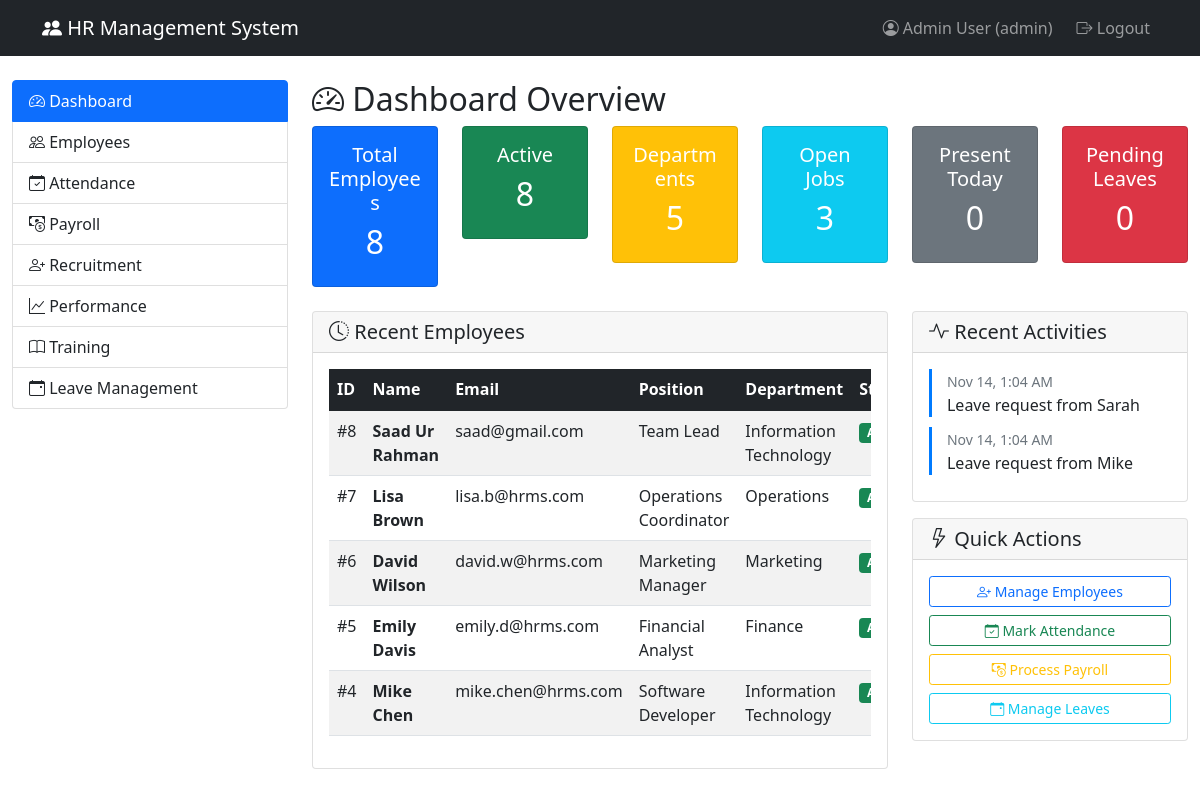
Page /dashboard.php (signed in) on the committed database.
### tables this page shows
CREATE TABLE `employees` (
  `emp_id` int(11) NOT NULL,
  `first_name` varchar(50) NOT NULL,
  `last_name` varchar(50) NOT NULL,
  `email` varchar(100) NOT NULL,
  `phone` varchar(20) DEFAULT NULL,
  `address` text DEFAULT NULL,
  `date_of_birth` date DEFAULT NULL,
  `gender` enum('Male','Female','Other') DEFAULT NULL,
  `hire_date` date NOT NULL,
  `job_title` varchar(100) DEFAULT NULL,
  `dept_id` int(11) DEFAULT NULL,
  `salary` decimal(10,2) DEFAULT NULL,
  `password_hash` varchar(255) NOT NULL,
  `user_role` enum('admin','manager','employee') DEFAULT 'employee',
  `status` enum('active','inactive','on_leave','terminated') DEFAULT 'active',
  `emergency_contact_name` varchar(100) DEFAULT NULL,
  `emergency_contact_phone` varchar(20) DEFAULT NULL,
  `profile_picture` varchar(255) DEFAULT NULL,
  `created_at` timestamp NOT NULL DEFAULT current_timestamp(),
  `updated_at` timestamp NOT NULL DEFAULT current_timestamp() ON UPDATE current_timestamp()
);

CREATE TABLE `departments` (
  `dept_id` int(11) NOT NULL,
  `dept_name` varchar(100) NOT NULL,
  `manager_id` int(11) DEFAULT NULL,
  `location` varchar(100) DEFAULT NULL,
  `description` text DEFAULT NULL,
  `budget` decimal(15,2) DEFAULT NULL,
  `created_at` timestamp NOT NULL DEFAULT current_timestamp(),
  `updated_at` timestamp NOT NULL DEFAULT current_timestamp() ON UPDATE current_timestamp()
);

### dashboard.php (the view, shortened to what this page needs)
<?php
require_once 'includes/config.php';
try {
    $stmt = $pdo->query("SELECT COUNT(*) as total FROM employees");
    $total_employees = $stmt->fetchColumn();
    $stmt = $pdo->query("SELECT COUNT(*) as active FROM employees WHERE status = 'active'");
    $active_employees = $stmt->fetchColumn();
    $stmt = $pdo->query("SELECT COUNT(*) as depts FROM departments");
    $total_departments = $stmt->fetchColumn();
    $stmt = $pdo->query("SELECT COUNT(*) as jobs FROM job_postings WHERE status = 'open'");
    $open_positions = $stmt->fetchColumn();
    $today = date('Y-m-d');
    $stmt = $pdo->prepare("SELECT COUNT(*) as present FROM attendance WHERE date = ? AND status = 'present'");
    $stmt->execute([$today]);
    $today_present = $stmt->fetchColumn();
    $stmt = $pdo->query("SELECT COUNT(*) as pending_leaves FROM leave_requests WHERE status = 'pending'");
    $pending_leaves = $stmt->fetchColumn();
    $stmt = $pdo->query("SELECT e.*, d.dept_name FROM employees e LEFT JOIN departments d ON e.dept_id = d.dept_id ORDER BY e.emp_id DESC LIMIT 5");
    $recent_employees = $stmt->fetchAll(PDO::FETCH_ASSOC);
    $stmt = $pdo->query("
        (SELECT 'leave' as type, CONCAT('Leave request from ', e.first_name) as activity, l.created_at
         FROM leave_requests l
         JOIN employees e ON l.emp_id = e.emp_id
         ORDER BY l.created_at DESC LIMIT 3)
        UNION
        (SELECT 'attendance' as type, CONCAT('Late arrival - ', e.first_name) as activity, a.created_at
         FROM attendance a
         JOIN employees e ON a.emp_id = e.emp_id
         WHERE a.status = 'late'
         ORDER BY a.created_at DESC LIMIT 3)
        ORDER BY created_at DESC LIMIT 5
    ");
    $recent_activities = $stmt->fetchAll(PDO::FETCH_ASSOC);
} catch(PDOException $e) {
    $error = "Error loading dashboard data: " . $e->getMessage();
}
?>
<!DOCTYPE html>
<html lang="en">
<head>
    <link href="https://cdn.jsdelivr.net/npm/bootstrap@5.1.3/dist/css/bootstrap.min.css" rel="stylesheet">
    <link rel="stylesheet" href="https://cdn.jsdelivr.net/npm/bootstrap-icons@1.8.1/font/bootstrap-icons.css">
</head>
<body>
    <nav class="navbar navbar-expand-lg navbar-dark bg-dark">
        <div class="container">
            <a class="navbar-brand" href="dashboard.php">
                <i class="bi bi-people-fill"></i> HR Management System
            </a>
            <div class="navbar-nav ms-auto">
                <span class="navbar-text me-3">
                    <i class="bi bi-person-circle"></i>
                    <?php echo $_SESSION['user_name']; ?> (<?php echo $_SESSION['role']; ?>)
                </span>
                <a class="nav-link" href="logout.php">
                    <i class="bi bi-box-arrow-right"></i> Logout
                </a>
            </div>
        </div>
    </nav>
    <div class="container-fluid mt-4">
        <div class="row">
            <div class="col-md-3">
                <div class="list-group">
                    <a href="dashboard.php" class="list-group-item list-group-item-action active">
                        <i class="bi bi-speedometer2"></i> Dashboard
                    </a>
                    <a href="employees.php" class="list-group-item list-group-item-action">
                        <i class="bi bi-people"></i> Employees
                    </a>
                    <a href="attendance.php" class="list-group-item list-group-item-action">
                        <i class="bi bi-calendar-check"></i> Attendance
                    </a>
                    <a href="payroll.php" class="list-group-item list-group-item-action">
                        <i class="bi bi-cash-coin"></i> Payroll
                    </a>
                    <a href="recruitment.php" class="list-group-item list-group-item-action">
                        <i class="bi bi-person-plus"></i> Recruitment
                    </a>
                    <a href="performance.php" class="list-group-item list-group-item-action">
                        <i class="bi bi-graph-up"></i> Performance
                    </a>
                    <a href="training.php" class="list-group-item list-group-item-action">
                        <i class="bi bi-book"></i> Training
                    </a>
                    <a href="leaves.php" class="list-group-item list-group-item-action">
                        <i class="bi bi-calendar-event"></i> Leave Management
                    </a>
                </div>
            </div>
            <div class="col-md-9">
                <h2><i class="bi bi-speedometer2"></i> Dashboard Overview</h2>
                <div class="row mb-4">
                    <div class="col-md-2">
                        <div class="card text-white bg-primary stat-card">
                            <div class="card-body text-center">
                                <h5>Total Employees</h5>
                                <h2><?php echo $total_employees; ?></h2>
                            </div>
                        </div>
                    </div>
                    <div class="col-md-2">
                        <div class="card text-white bg-success stat-card">
                            <div class="card-body text-center">
                                <h5>Active</h5>
                                <h2><?php echo $active_employees; ?></h2>
                            </div>
                        </div>
                    </div>
                    <div class="col-md-2">
                        <div class="card text-white bg-warning stat-card">
                            <div class="card-body text-center">
                                <h5>Departments</h5>
                                <h2><?php echo $total_departments; ?></h2>
                            </div>
                        </div>
                    </div>
                    <div class="col-md-2">
                        <div class="card text-white bg-info stat-card">
                            <div class="card-body text-center">
                                <h5>Open Jobs</h5>
                                <h2><?php echo $open_positions; ?></h2>
                            </div>
                        </div>
                    </div>
                    <div class="col-md-2">
                        <div class="card text-white bg-secondary stat-card">
                            <div class="card-body text-center">
                                <h5>Present Today</h5>
                                <h2><?php echo $today_present; ?></h2>
                            </div>
                        </div>
                    </div>
                    <div class="col-md-2">
                        <div class="card text-white bg-danger stat-card">
                            <div class="card-body text-center">
                                <h5>Pending Leaves</h5>
                                <h2><?php echo $pending_leaves; ?></h2>
                            </div>
                        </div>
                    </div>
                </div>
                <div class="row">
                    <div class="col-md-8">
                        <div class="card">
                            <div class="card-header">
                                <h5 class="card-title mb-0">
                                    <i class="bi bi-clock-history"></i> Recent Employees
                                </h5>
                            </div>
                            <div class="card-body">
                                <div class="table-responsive">
                                    <table class="table table-striped table-hover">
                                        <thead class="table-dark">
                                            <tr>
                                                <th>ID</th>
                                                <th>Name</th>
                                                <th>Email</th>
                                                <th>Position</th>
                                                <th>Department</th>
                                                <th>Status</th>
                                            </tr>
                                        </thead>
                                        <tbody>
                                            <?php foreach($recent_employees as $employee): ?>
                                            <tr>
                                                <td>#<?php echo $employee['emp_id']; ?></td>
                                                <td>
                                                    <strong><?php echo $employee['first_name'] . ' ' . $employee['last_name']; ?></strong>
                                                </td>
                                                <td><?php echo $employee['email']; ?></td>
                                                <td><?php echo $employee['job_title']; ?></td>
                                                <td><?php echo $employee['dept_name']; ?></td>
                                                <td>
                                                    <span class="badge bg-<?php
                                                        echo $employee['status'] == 'active' ? 'success' :
                                                            ($employee['status'] == 'on_leave' ? 'warning' : 'secondary');
                                                    ?>">
                                                    </span>
                                                </td>
                                            </tr>
                                            <?php endforeach; ?>
                                        </tbody>
                                    </table>
                                </div>
                            </div>
                        </div>
                    </div>
                    <div class="col-md-4">
                        <div class="card">
                            <div class="card-header">
                                <h5 class="card-title mb-0">
                                    <i class="bi bi-activity"></i> Recent Activities
                                </h5>
                            </div>
                            <div class="card-body">
                                <?php if(!empty($recent_activities)): ?>
                                    <?php foreach($recent_activities as $activity): ?>
                                    <div class="activity-item">
                                        <small class="text-muted">
                                            <?php echo date('M j, g:i A', strtotime($activity['created_at'])); ?>
                                        </small>
                                        <p class="mb-1"><?php echo $activity['activity']; ?></p>
                                    </div>
                                    <?php endforeach; ?>
                                <?php else: ?>
                                    <p class="text-muted">No recent activities</p>
                                <?php endif; ?>
                            </div>
                        </div>
                        <div class="card mt-3">
                            <div class="card-header">
                                <h5 class="card-title mb-0">
                                    <i class="bi bi-lightning"></i> Quick Actions
                                </h5>
                            </div>
                            <div class="card-body">
                                <div class="d-grid gap-2">
                                    <a href="employees.php" class="btn btn-outline-primary btn-sm">
                                        <i class="bi bi-person-plus"></i> Manage Employees
                                    </a>
                                    <a href="attendance.php" class="btn btn-outline-success btn-sm">
                                        <i class="bi bi-calendar-check"></i> Mark Attendance
                                    </a>
                                    <a href="payroll.php" class="btn btn-outline-warning btn-sm">
                                        <i class="bi bi-cash-coin"></i> Process Payroll
                                    </a>
                                    <a href="leaves.php" class="btn btn-outline-info btn-sm">
                                        <i class="bi bi-calendar-event"></i> Manage Leaves
                                    </a>
                                </div>
                            </div>
                        </div>
                    </div>
                </div>
            </div>
        </div>
    </div>
</body>
</html>

### dashboard.php (style rules this page uses)
.stat-card { transition: transform 0.3s; }
.activity-item { border-left: 3px solid #007bff; padding-left: 15px; margin-bottom: 10px; }

### rows in the picture
employees: emp_id "8", first_name "Saad", last_name "Ur Rahman", email "saad@gmail.com", job_title "Team Lead", dept.dept_name "Information Technology"
employees: emp_id "7", first_name "Lisa", last_name "Brown", email "lisa.b@hrms.com", job_title "Operations Coordinator", dept.dept_name "Operations"
employees: emp_id "6", first_name "David", last_name "Wilson", email "david.w@hrms.com", job_title "Marketing Manager", dept.dept_name "Marketing"
employees: emp_id "5", first_name "Emily", last_name "Davis", email "emily.d@hrms.com", job_title "Financial Analyst", dept.dept_name "Finance"
employees: emp_id "4", first_name "Mike", last_name "Chen", email "mike.chen@hrms.com", job_title "Software Developer", dept.dept_name "Information Technology"

### other values in the picture
$_SESSION['user_name'] "Admin User"
$_SESSION['role'] "admin"
$total_employees "8"
$active_employees "8"
$total_departments "5"
$open_positions "3"
$today_present "0"
$pending_leaves "0"
date('M j, g:i A', strtotime($activity['created_at'])) "Nov 14, 1:04 AM"
$activity['activity'] "Leave request from Sarah"
$activity['activity'] "Leave request from Mike"
